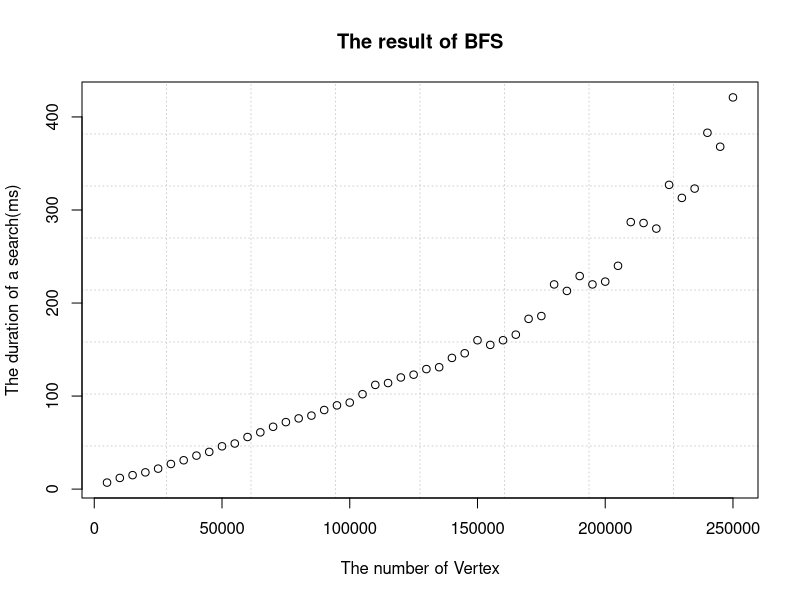

Recreate this plot in R.
di <- read.table("result.csv", sep=",", header=T)
head(di)
plot(
    di$Vertex, 
    di$Time_ms, 
    xlab = "The number of Vertex",
    ylab = "The duration of a search(ms)",
    panel.first=grid(8,8),
    main = "The result of BFS"
    )